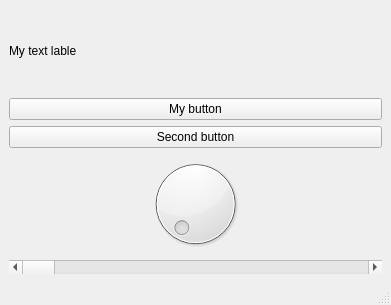
<?xml version="1.0" encoding="UTF-8"?>
<ui version="4.0">
 <class>MainWindow</class>
 <widget class="QMainWindow" name="MainWindow">
  <property name="geometry">
   <rect>
    <x>0</x>
    <y>0</y>
    <width>391</width>
    <height>305</height>
   </rect>
  </property>
  <property name="windowTitle">
   <string>MainWindow</string>
  </property>
  <widget class="QWidget" name="centralwidget">
   <property name="enabled">
    <bool>true</bool>
   </property>
   <layout class="QVBoxLayout" name="verticalLayout">
    <item>
     <widget class="QLabel" name="label">
      <property name="text">
       <string>My text lable</string>
      </property>
     </widget>
    </item>
    <item>
     <widget class="QPushButton" name="pushButton">
      <property name="text">
       <string>My button</string>
      </property>
     </widget>
    </item>
    <item>
     <widget class="QPushButton" name="pushButton_2">
      <property name="text">
       <string>Second button</string>
      </property>
     </widget>
    </item>
    <item>
     <widget class="QDial" name="dial"/>
    </item>
    <item>
     <widget class="QScrollBar" name="horizontalScrollBar">
      <property name="orientation">
       <enum>Qt::Horizontal</enum>
      </property>
     </widget>
    </item>
   </layout>
  </widget>
  <widget class="QMenuBar" name="menubar">
   <property name="geometry">
    <rect>
     <x>0</x>
     <y>0</y>
     <width>391</width>
     <height>22</height>
    </rect>
   </property>
  </widget>
  <widget class="QStatusBar" name="statusbar"/>
 </widget>
 <resources/>
 <connections/>
</ui>
